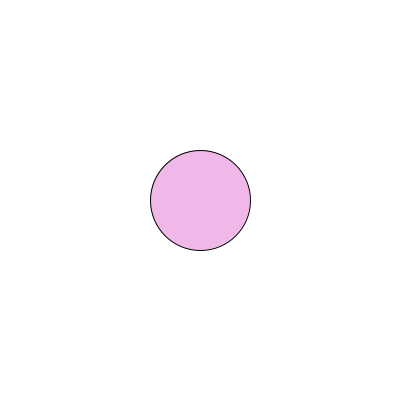
Frame 1 (no input)
Frame 60 (the mouse pressed at the canvas centre just before this capture): identical to frame 1, image omitted
Frame 120 (the mouse held since frame 60 and released just before this capture): identical to frame 1, image omitted

The Processing sketch that drew this single still picture (run headless with seeded random() and noise(); from frame 60 on, the mouse is pressed at the canvas centre):

// Processing sketch: week02_5_pacman_if_keyPressed_keyCode
// ── week02_5_pacman_if_keyPressed_keyCode.pde
//week02_5_pacman_if_keyPressed_keyCode
void setup(){
  size(400,400);
  frameRate(200); //加快速度
}
int x=200, y=200; //pacman座標
void draw(){
  background(255);
  fill(#F0B8E8);
  if(keyPressed && keyCode==RIGHT) x++;
  if(keyPressed && keyCode==LEFT) x--;
  if(keyPressed && keyCode==UP) y--;
  if(keyPressed && keyCode==DOWN) y++;
  ellipse(x,y,100,100);
}
